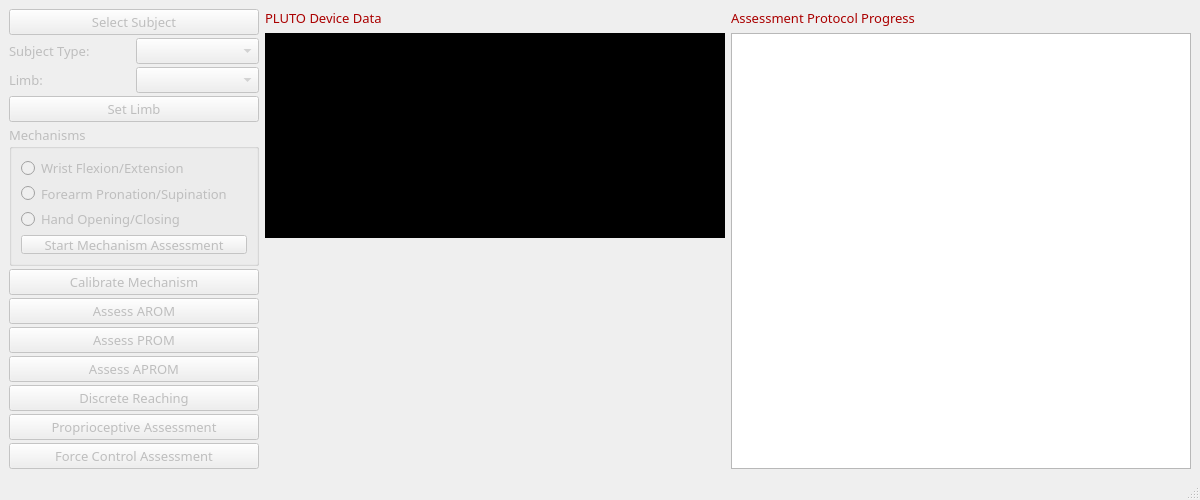
<?xml version="1.0" encoding="UTF-8"?>
<ui version="4.0">
 <class>PlutoFullAssessor</class>
 <widget class="QMainWindow" name="PlutoFullAssessor">
  <property name="enabled">
   <bool>true</bool>
  </property>
  <property name="geometry">
   <rect>
    <x>0</x>
    <y>0</y>
    <width>1200</width>
    <height>500</height>
   </rect>
  </property>
  <property name="minimumSize">
   <size>
    <width>1200</width>
    <height>500</height>
   </size>
  </property>
  <property name="maximumSize">
   <size>
    <width>1200</width>
    <height>500</height>
   </size>
  </property>
  <property name="font">
   <font>
    <family>Bahnschrift Light</family>
    <pointsize>10</pointsize>
   </font>
  </property>
  <property name="windowTitle">
   <string>PLUTO Full Assessment</string>
  </property>
  <widget class="QWidget" name="centralwidget">
   <layout class="QHBoxLayout" name="horizontalLayout_4">
    <item>
     <layout class="QHBoxLayout" name="horizontalLayout_3">
      <item>
       <layout class="QVBoxLayout" name="verticalLayout">
        <property name="spacing">
         <number>3</number>
        </property>
        <item>
         <widget class="QPushButton" name="pbSubject">
          <property name="enabled">
           <bool>false</bool>
          </property>
          <property name="font">
           <font>
            <family>Bahnschrift Light</family>
            <pointsize>10</pointsize>
           </font>
          </property>
          <property name="toolTip">
           <string>Select the subject to assess</string>
          </property>
          <property name="text">
           <string>Select Subject</string>
          </property>
         </widget>
        </item>
        <item>
         <layout class="QHBoxLayout" name="horizontalLayout">
          <item>
           <widget class="QLabel" name="lblSubjectType">
            <property name="enabled">
             <bool>false</bool>
            </property>
            <property name="text">
             <string>Subject Type:</string>
            </property>
           </widget>
          </item>
          <item>
           <widget class="QComboBox" name="cbSubjectType">
            <property name="enabled">
             <bool>false</bool>
            </property>
            <item>
             <property name="text">
              <string/>
             </property>
            </item>
            <item>
             <property name="text">
              <string>Healthy</string>
             </property>
            </item>
            <item>
             <property name="text">
              <string>Stroke</string>
             </property>
            </item>
           </widget>
          </item>
         </layout>
        </item>
        <item>
         <layout class="QHBoxLayout" name="horizontalLayout_2">
          <item>
           <widget class="QLabel" name="lblLimb">
            <property name="enabled">
             <bool>false</bool>
            </property>
            <property name="text">
             <string>Limb:</string>
            </property>
           </widget>
          </item>
          <item>
           <widget class="QComboBox" name="cbLimb">
            <property name="enabled">
             <bool>false</bool>
            </property>
            <item>
             <property name="text">
              <string/>
             </property>
            </item>
            <item>
             <property name="text">
              <string>Left</string>
             </property>
            </item>
            <item>
             <property name="text">
              <string>Right</string>
             </property>
            </item>
           </widget>
          </item>
         </layout>
        </item>
        <item>
         <widget class="QPushButton" name="pbSetLimb">
          <property name="enabled">
           <bool>false</bool>
          </property>
          <property name="text">
           <string>Set Limb</string>
          </property>
         </widget>
        </item>
        <item>
         <widget class="QGroupBox" name="gbMechanisms">
          <property name="enabled">
           <bool>false</bool>
          </property>
          <property name="minimumSize">
           <size>
            <width>250</width>
            <height>140</height>
           </size>
          </property>
          <property name="title">
           <string>Mechanisms</string>
          </property>
          <layout class="QVBoxLayout" name="verticalLayout_4">
           <item>
            <layout class="QVBoxLayout" name="verticalLayout_3">
             <item>
              <widget class="QRadioButton" name="rbWFE">
               <property name="enabled">
                <bool>false</bool>
               </property>
               <property name="text">
                <string>Wrist Flexion/Extension</string>
               </property>
              </widget>
             </item>
             <item>
              <widget class="QRadioButton" name="rbFPS">
               <property name="enabled">
                <bool>false</bool>
               </property>
               <property name="text">
                <string>Forearm Pronation/Supination</string>
               </property>
              </widget>
             </item>
             <item>
              <widget class="QRadioButton" name="rbHOC">
               <property name="enabled">
                <bool>false</bool>
               </property>
               <property name="text">
                <string>Hand Opening/Closing</string>
               </property>
              </widget>
             </item>
             <item>
              <widget class="QPushButton" name="pbStartMechAssessment">
               <property name="enabled">
                <bool>false</bool>
               </property>
               <property name="text">
                <string>Start Mechanism Assessment</string>
               </property>
              </widget>
             </item>
            </layout>
           </item>
          </layout>
         </widget>
        </item>
        <item>
         <widget class="QPushButton" name="pbCalibrate">
          <property name="enabled">
           <bool>false</bool>
          </property>
          <property name="font">
           <font>
            <family>Bahnschrift Light</family>
            <pointsize>10</pointsize>
           </font>
          </property>
          <property name="styleSheet">
           <string notr="true"/>
          </property>
          <property name="text">
           <string>Calibrate Mechanism</string>
          </property>
          <property name="shortcut">
           <string>Ctrl+S, Ctrl+S</string>
          </property>
         </widget>
        </item>
        <item>
         <widget class="QPushButton" name="pbAROM">
          <property name="enabled">
           <bool>false</bool>
          </property>
          <property name="font">
           <font>
            <family>Bahnschrift Light</family>
            <pointsize>10</pointsize>
           </font>
          </property>
          <property name="styleSheet">
           <string notr="true"/>
          </property>
          <property name="text">
           <string>Assess AROM</string>
          </property>
         </widget>
        </item>
        <item>
         <widget class="QPushButton" name="pbPROM">
          <property name="enabled">
           <bool>false</bool>
          </property>
          <property name="font">
           <font>
            <family>Bahnschrift Light</family>
            <pointsize>10</pointsize>
           </font>
          </property>
          <property name="styleSheet">
           <string notr="true"/>
          </property>
          <property name="text">
           <string>Assess PROM</string>
          </property>
         </widget>
        </item>
        <item>
         <widget class="QPushButton" name="pbAPROM">
          <property name="enabled">
           <bool>false</bool>
          </property>
          <property name="font">
           <font>
            <family>Bahnschrift Light</family>
            <pointsize>10</pointsize>
           </font>
          </property>
          <property name="styleSheet">
           <string notr="true"/>
          </property>
          <property name="text">
           <string>Assess APROM</string>
          </property>
         </widget>
        </item>
        <item>
         <widget class="QPushButton" name="pbDiscReach">
          <property name="enabled">
           <bool>false</bool>
          </property>
          <property name="font">
           <font>
            <family>Bahnschrift Light</family>
            <pointsize>10</pointsize>
           </font>
          </property>
          <property name="styleSheet">
           <string notr="true"/>
          </property>
          <property name="text">
           <string>Discrete Reaching</string>
          </property>
         </widget>
        </item>
        <item>
         <widget class="QPushButton" name="pbProp">
          <property name="enabled">
           <bool>false</bool>
          </property>
          <property name="font">
           <font>
            <family>Bahnschrift Light</family>
            <pointsize>10</pointsize>
           </font>
          </property>
          <property name="styleSheet">
           <string notr="true"/>
          </property>
          <property name="text">
           <string>Proprioceptive Assessment</string>
          </property>
         </widget>
        </item>
        <item>
         <widget class="QPushButton" name="pbForceCtrl">
          <property name="enabled">
           <bool>false</bool>
          </property>
          <property name="font">
           <font>
            <family>Bahnschrift Light</family>
            <pointsize>10</pointsize>
           </font>
          </property>
          <property name="styleSheet">
           <string notr="true"/>
          </property>
          <property name="text">
           <string>Force Control Assessment</string>
          </property>
         </widget>
        </item>
       </layout>
      </item>
      <item>
       <layout class="QVBoxLayout" name="verticalLayout_2">
        <item>
         <widget class="QLabel" name="label_4">
          <property name="font">
           <font>
            <family>Bahnschrift Light</family>
            <pointsize>10</pointsize>
           </font>
          </property>
          <property name="styleSheet">
           <string notr="true">color: rgb(170, 0, 0);</string>
          </property>
          <property name="text">
           <string>PLUTO Device Data</string>
          </property>
         </widget>
        </item>
        <item>
         <widget class="QTextEdit" name="textPlutoData">
          <property name="enabled">
           <bool>false</bool>
          </property>
          <property name="styleSheet">
           <string notr="true">background-color: rgb(0, 0, 0);
color: rgb(0, 255, 60);
font: 8pt &quot;Cascadia Mono&quot;;
border: none;</string>
          </property>
          <property name="readOnly">
           <bool>true</bool>
          </property>
         </widget>
        </item>
        <item>
         <widget class="QLabel" name="lblSessionInfo">
          <property name="font">
           <font>
            <family>Cascadia Mono</family>
            <pointsize>8</pointsize>
           </font>
          </property>
          <property name="styleSheet">
           <string notr="true">color: rgb(170, 0, 0);</string>
          </property>
          <property name="text">
           <string/>
          </property>
         </widget>
        </item>
        <item>
         <widget class="QTextEdit" name="textProtocolDetails">
          <property name="enabled">
           <bool>false</bool>
          </property>
          <property name="font">
           <font>
            <family>Cascadia Mono</family>
            <pointsize>8</pointsize>
            <weight>50</weight>
            <italic>false</italic>
            <bold>false</bold>
           </font>
          </property>
          <property name="styleSheet">
           <string notr="true">font: 8pt &quot;Cascadia Mono&quot;;
background: transparent;
color: ;
color: rgb(130, 130, 130);
border: none;</string>
          </property>
         </widget>
        </item>
       </layout>
      </item>
      <item>
       <layout class="QVBoxLayout" name="verticalLayout_5">
        <item>
         <widget class="QLabel" name="label_3">
          <property name="styleSheet">
           <string notr="true">color: rgb(170, 0, 0);</string>
          </property>
          <property name="text">
           <string>Assessment Protocol Progress</string>
          </property>
         </widget>
        </item>
        <item>
         <widget class="QTableView" name="tableProtocolProgress">
          <property name="font">
           <font>
            <family>Bahnschrift Light</family>
            <pointsize>10</pointsize>
           </font>
          </property>
          <property name="editTriggers">
           <set>QAbstractItemView::NoEditTriggers</set>
          </property>
          <property name="cornerButtonEnabled">
           <bool>false</bool>
          </property>
         </widget>
        </item>
       </layout>
      </item>
     </layout>
    </item>
   </layout>
  </widget>
  <widget class="QStatusBar" name="statusbar">
   <property name="font">
    <font>
     <family>Cascadia Mono</family>
     <pointsize>9</pointsize>
    </font>
   </property>
  </widget>
 </widget>
 <resources/>
 <connections/>
</ui>
